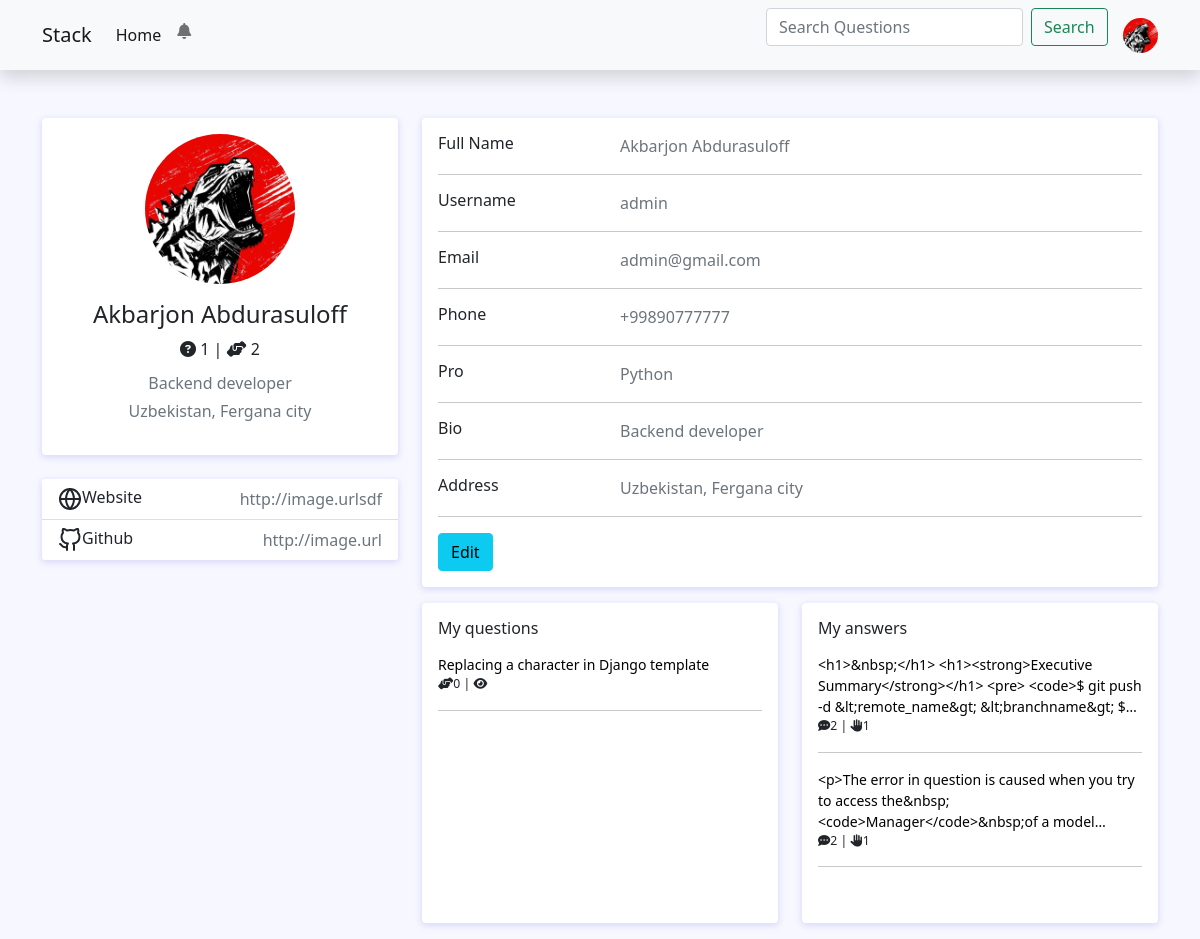
Page /profile/admin/ on the committed database.
### users/models.py (models this page shows, shortened)
class User(AbstractUser):
      phone_number = models.CharField(max_length=13, null=True, blank=True)
      pro = models.ForeignKey("questions.Category", on_delete=models.SET_NULL, null=True, blank=True )
      address = models.CharField(max_length=100, null=True, blank=True)
      bio = models.CharField(max_length=100, null=True, blank=True)
      pic = models.ImageField(upload_to='profiles/', blank=True, null=True)
      web = models.URLField(null=True, blank=True)
      github = models.URLField(null=True, blank=True)
      is_verified = models.BooleanField(default=False)

### questions/models.py (models this page shows, shortened)
class Category(models.Model):
    name = models.CharField(max_length=100)
    slug = models.SlugField()
    def __str__(self):
        return self.name

class Question(models.Model):
    category = models.ForeignKey(Category, on_delete=models.CASCADE, blank=True, null=True)
    author = models.ForeignKey(User, on_delete=models.CASCADE, blank=True, null=True)
    title = models.CharField(max_length=255, blank=True, null=True)
    body = RichTextUploadingField( blank=True, null=True)
    slug = models.SlugField(blank=True, null=True)
    answers = models.PositiveIntegerField(default=0,  blank=True, null=True)
    date = models.DateTimeField(auto_now_add=True, blank=True, null=True)

### answers/models.py (models this page shows, shortened)
class Answer(models.Model):
      author = models.ForeignKey(User, on_delete=models.CASCADE)
      question = models.ForeignKey(Question, on_delete=models.CASCADE, related_name='comments')
      author_of_question = models.ForeignKey(User, on_delete=models.CASCADE, null=True, blank=True, related_name='author_of_question')
      body = RichTextUploadingField()
      date_answered = models.DateTimeField(auto_now_add=True)
      likes = models.IntegerField(default=0)
      replies = models.IntegerField(default=0)
      is_seen = models.BooleanField(default=False)

### users/views.py (the view)
# urls.py: path('profile/<str:username>/', profile, name='user_detail'),
def profile(request, username):
    user = get_object_or_404(User, username=username)
    questions = Question.objects.filter(author = user).order_by("-date")
    answers  = Answer.objects.filter(author=user).order_by("-date_answered")
    q = questions.count()
    a = answers.count()
    context = {'user': user,  "a":a, "q":q, 'answers':answers, 'questions':questions}
    return render(request, 'profile.html', context)

### answers/views.py (called while the page is built)
def countanswernotifications(request):
	notifications = 0
	if request.user.is_authenticated:
		notifications = Answer.objects.filter(author_of_question=request.user, is_seen=False).count()
	return  {'notifications':notifications}

def countreplynotifications(request):
	notifications = 0
	if request.user.is_authenticated:
		notifications = Reply.objects.filter(author_of_answer=request.user, is_seen=False).count()
	return  {'replynotifications':notifications}

def countlikenotifications(request):
	notifications = 0
	if request.user.is_authenticated:
		notifications = Likes.objects.filter(author_of_answer=request.user, is_seen=False).count()
	return  {'likenotifications':notifications}

### questions/views.py (called while the page is built)
def get_category(request):
      category = Category.objects.all()
      return {'category': category}

### users/views.py (called while the page is built)
def get_user(request):
    user = request.user
    return {'user':user}

### templates/profile.html (shortened to what this page needs)
{% extends 'base.html' %}
{% load hitcount_tags %}
{% block content %}
<div>
      <br><br>
      <div class="container">
            <div class="main-body">
                  <div class="row gutters-sm">
                    <div class="col-md-4 mb-3">
                      <div class="card">
                        <div class="card-body">
                          <div class="d-flex flex-column align-items-center text-center">
                            {% if user.pic %}
                            <img src="{{user.pic.url}}" alt="{{user.pic.url}}" class="rounded-circle" width="150">
                            {% else %}
                            <img src="https://www.business2community.com/wp-content/uploads/2017/08/blank-profile-picture-973460_640.png" alt="" class="rounded-circle" width="150">
                            {% endif %}
                            <div class="mt-3">
                              <h4>{{user.first_name}} {{user.last_name}}</h4>
                              <i class="fa-solid fa-circle-question "> </i> {{q}} |
                              <i class="fa-solid fa-handshake-angle">  </i> {{a}}
                               <p style="margin-top: 10px;" class="text-secondary mb-1">{{user.bio}}</p>
                              <p class="text-muted font-size-sm">{{user.address}}</p>
                            </div>
                          </div>
                        </div>
                      </div>
                      <div class="card mt-3">
                        <ul class="list-group list-group-flush">
                          <li class="list-group-item d-flex justify-content-between align-items-center flex-wrap">
                            <h6 class="mb-0">Website</h6>
                            <span class="text-secondary">{{user.web}}</span>
                          </li>
                          <li class="list-group-item d-flex justify-content-between align-items-center flex-wrap">
                            <h6 class="mb-0">Github</h6>
                            <span class="text-secondary">{{user.github}}</span>
                          </li>
                        </ul>
                      </div>
                    </div>
                    <div class="col-md-8">
                      <div class="card mb-3">
                        <div class="card-body">
                          <div class="row">
                            <div class="col-sm-3">
                              <h6 class="mb-0">Full Name</h6>
                            </div>
                            <div class="col-sm-9 text-secondary">
                              {{user.first_name}} {{user.last_name}}
                            </div>
                          </div>
                          <hr>
                          <div class="row">
                            <div class="col-sm-3">
                              <h6 class="mb-0">Username</h6>
                            </div>
                            <div class="col-sm-9 text-secondary">
                              {{user.username}}
                            </div>
                          </div>
                          <hr>
                          <div class="row">
                            <div class="col-sm-3">
                              <h6 class="mb-0">Email</h6>
                            </div>
                            <div class="col-sm-9 text-secondary">
                              {{user.email}}
                            </div>
                          </div>
                          <hr>
                          <div class="row">
                            <div class="col-sm-3">
                              <h6 class="mb-0">Phone</h6>
                            </div>
                            <div class="col-sm-9 text-secondary">
                              {{user.phone_number}}
                            </div>
                          </div>
                          <hr>
                          <div class="row">
                            <div class="col-sm-3">
                              <h6 class="mb-0">Pro</h6>
                            </div>
                            <div class="col-sm-9 text-secondary">
                              {{user.pro}}
                            </div>
                          </div>
                          <hr>
                          <div class="row">
                            <div class="col-sm-3">
                              <h6 class="mb-0">Bio</h6>
                            </div>
                            <div class="col-sm-9 text-secondary">
                              {{user.bio}}
                            </div>
                          </div>
                          <hr>
                          <div class="row">
                            <div class="col-sm-3">
                              <h6 class="mb-0">Address</h6>
                            </div>
                            <div class="col-sm-9 text-secondary">
                              {{user.address}}
                            </div>
                          </div>
                          <hr>
                          <div class="row">
                            <div class="col-sm-12">
                              <a class="btn btn-info " target="__blank" href="/edit/{{user.username}} ">Edit</a>
                            </div>
                          </div>
                        </div>
                      </div>
                      <div class="row gutters-sm">
                        <div class="col-sm-6 mb-3">
                          <div class="card h-100">
                            <div class="card-body">
                              <h6 class="d-flex align-items-center mb-3"> My questions</h6>
                              {% if questions %}
                              {% for question in questions %}
                              <div ><a style="text-decoration:none ; cursor: pointer; color: black;" href="{% url 'detail' question.id question.slug  %}">
                                <small style="overflow: hidden; text-overflow:ellipsis; display:-webkit-box; -webkit-line-clamp: 3; -webkit-box-orient: vertical;">{{question.title}}</small></a>
                                <p class=><small><small><i class="fa-solid fa-handshake-angle"></i>{{question.answers}} |
                                  <i class="fa-solid fa-eye"></i> {% get_hit_count for question %}</small></small></p>
                                <hr>
                              </div>
                              {% endfor %}
                              {% else %}
                              <p>You have no questions</p>
                              {% endif %}
                            </div>
                          </div>
                        </div>
                        <div class="col-sm-6 mb-3">
                          <div class="card h-100">
                            <div class="card-body">
                              <h6 class="d-flex align-items-center mb-3"> My answers</h6>
                              {% if answers %}
                              {% for answer in answers %}
                              <div ><a style="text-decoration:none ; cursor: pointer; color: black;" href="{% url 'detail' answer.question.id answer.question.slug  %}#{{answer.id}}">
                              <small style="overflow: hidden; text-overflow:ellipsis; display:-webkit-box; -webkit-line-clamp: 3; -webkit-box-orient: vertical;">{{answer.body}}</small></a>
                              <p class=><small><small><i class="fa-solid fa-comment-dots"></i>{{answer.replies}} |
                              <i class="fa-solid fa-hand"></i>{{answer.likes}}</small></small></p>
                              <hr>
                              </div>
                              {% endfor %}
                              {% else %}
                              <p>You don't answered any questions yet. </p>
                              {% endif %}
                            </div>
                        </div>
                      </div>
                    </div>
                  </div>
                </div>
            </div>
      </div>
    </div>
{% endblock content %}

### templates/base.html (shortened to what this page needs)
<!DOCTYPE html>
<html lang="en">
<head>
      <link href="https://cdn.jsdelivr.net/npm/bootstrap@5.0.2/dist/css/bootstrap.min.css" rel="stylesheet">
</head>
<body>
      <nav class=" top shadow navbar navbar-expand-lg navbar-light bg-light">
            <div class="container">
              <a class="navbar-brand" href="/">Stack</a>
              <div class="collapse navbar-collapse" id="navbarScroll">
                <ul class="navbar-nav me-auto my-2 my-lg-0 navbar-nav-scroll" style="--bs-scroll-height: 100px;">
                  <li class="nav-item">
                    <a class="nav-link active" aria-current="page" href="/">Home</a>
                  </li>
                  <li class="nav-item dropdown">
                    {% if user.is_authenticated %}
                    <div class="dropdown">
                    <a class="nav-link " href="#" data-bs-toggle="dropdown" aria-expanded="false">
                        <i class="fas fa-bell "></i>
                        </a>
                    {% endif %}
                  </li>
                </ul>
                <form action="{% url 'home'  %}"  class="d-flex">
                  <input class="form-control me-2" type="search" name="q" placeholder="Search Questions" aria-label="Search">
                  <button class="btn btn-outline-success" type="submit">Search</button>
                </form>
                {% if user.is_authenticated %}
                <div class="dropdown">
                  <a href="#" role="button" id="dropdownMenuLink" data-bs-toggle="dropdown" aria-expanded="false">
                        <img
                        {% if user.pic %}
                        src="{{user.pic.url}}"
                        {% else %}
                        src="https://www.business2community.com/wp-content/uploads/2017/08/blank-profile-picture-973460_640.png"
                        {% endif %}
                        class="rounded-circle"
                        height="35"
                        alt="Black and White Portrait of a Man"
                        loading="lazy"
                      />
                  </a>
                </div>
                {% else %}
                <a style="margin-right:5px;" href="/accounts/login" class="btn btn-primary" >Login </a>
                <a href="/signup" class="btn btn-primary" > Signup</a>
                {% endif %}
                </div>
              </div>
          </nav>
    {% block content %}
    {% endblock content %}
</body>
</html>

### templates/base.html (style rules this page uses)
body { background: #f7f7ff; }
.card { position: relative; display: flex; flex-direction: column; min-width: 0; word-wrap: break-word; background-color: #fff; background-clip: border-box; border: 0 solid transparent; border-radius: .25rem; margin-bottom: 1.5rem; box-shadow: 0 2px 6px 0 rgb(218 218 253 / 65%), 0 2px 6px 0 rgb(206 206 238 / 54%); }
.me-2 { margin-right: .5rem!important; }

### rows in the picture
User: pic (picture), first_name "Akbarjon", last_name "Abdurasuloff", bio "Backend developer", address "Uzbekistan, Fergana city", web "http://image.urlsdf", github "http://image.url", username "admin", email "admin@gmail.com", phone_number "+99890777777", pro "Python"
Question: title "Replacing a character in Django template", answers "0"
Answer: body "<h1>&nbsp;</h1> <h1><strong>Executive Summary</strong></h1> <pre> <code>$ git push -d &lt;remote_name&gt; &lt;branchname&gt;…", replies "2", likes "1"
Answer: body "<p>The error in question is caused when you try to access the&nbsp;<code>Manager</code>&nbsp;of a…", replies "2", likes "1"

### other values in the picture
{{ q }} "1"
{{ a }} "2"
